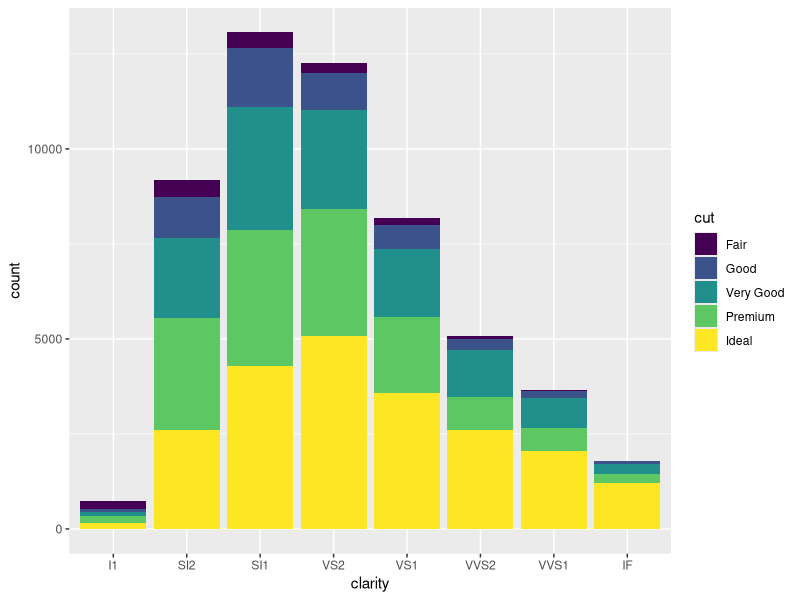
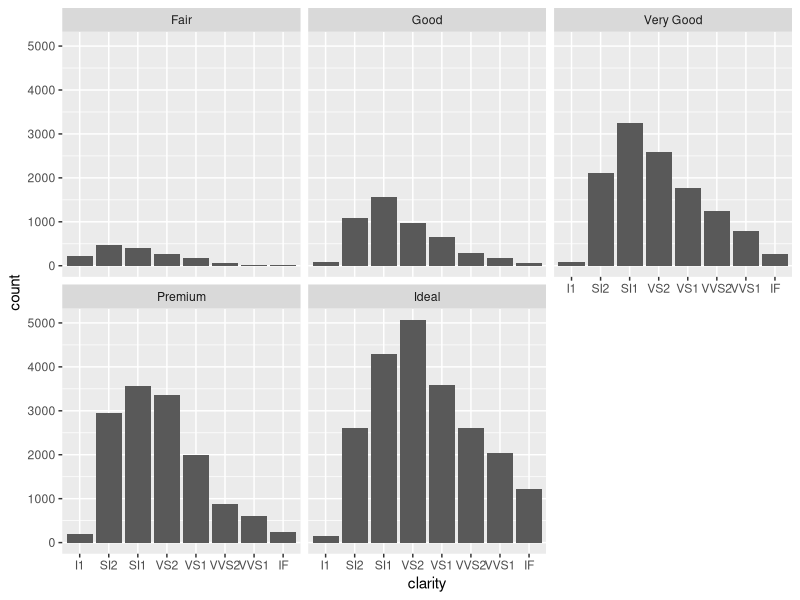
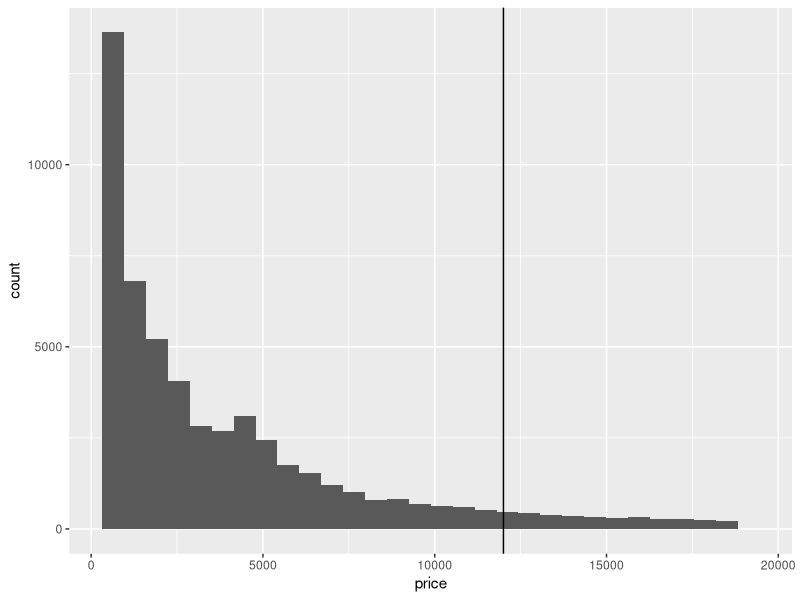
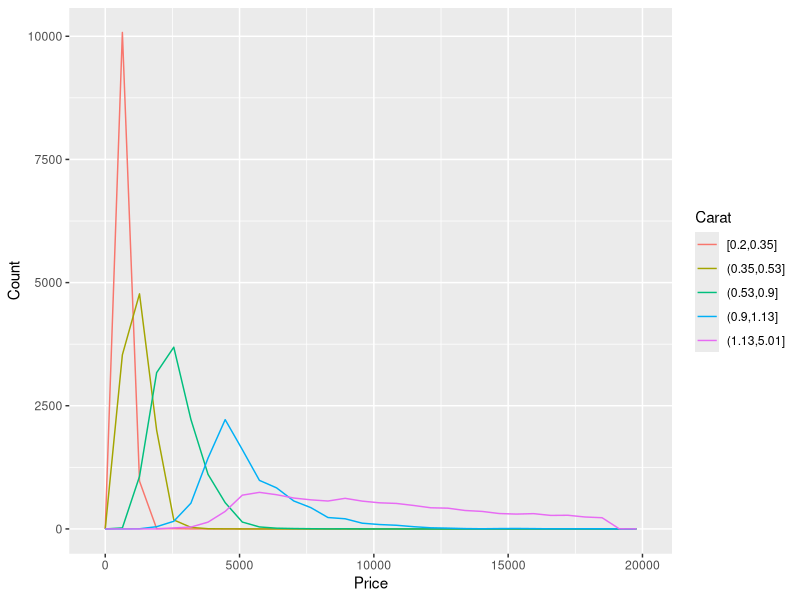
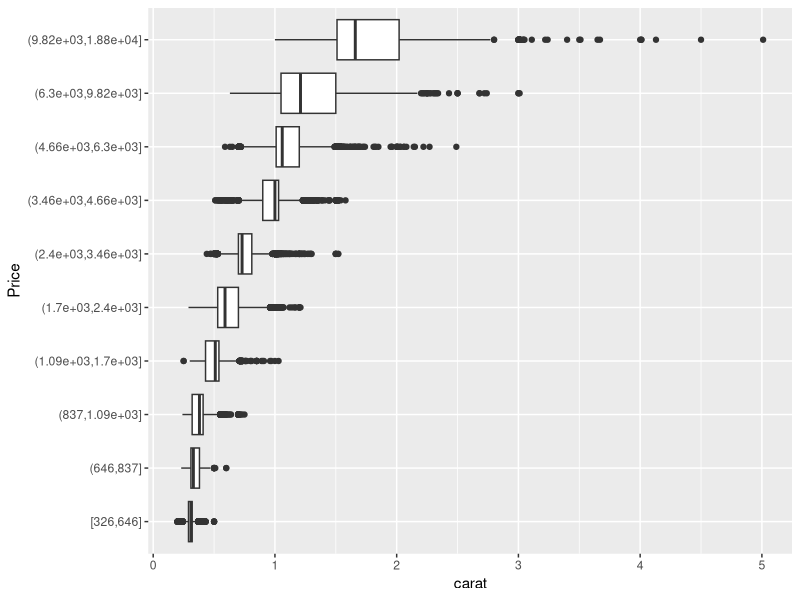
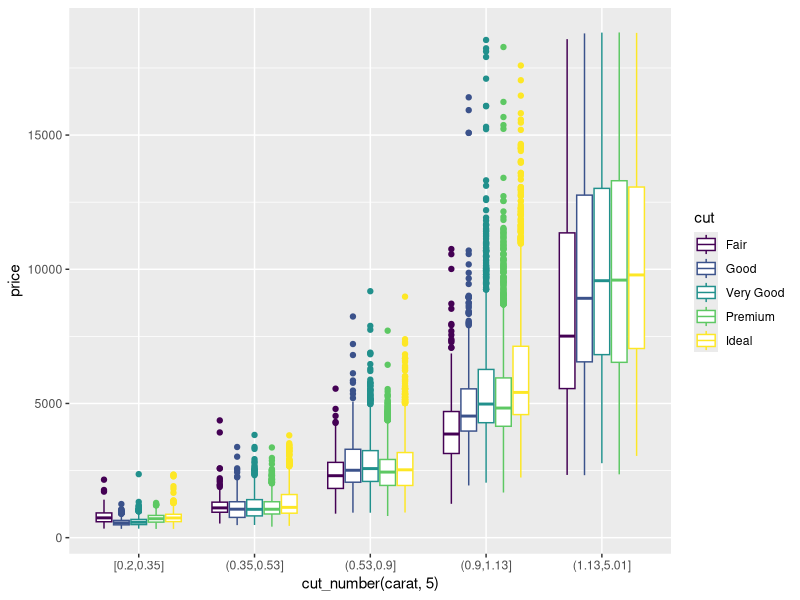

Recreate these plots in R, in order.
#************************************************
# Brandon Cabaleiro
# RCS: cabalb
# RIN: 661648482
# 6000 Level
#
# This R code is for Lab 8. This code will focus
# on output plots from the diamonds data set.
#************************************************

library(ggplot2)

data("diamonds")

head(diamonds)

# output first plot
ggplot(diamonds, aes(clarity, fill=cut)) + 
  geom_bar()

# output second plot
ggplot(diamonds, aes(clarity)) + 
  geom_bar() +
  facet_wrap(~ cut)

# output third plot
ggplot(diamonds) +
  geom_histogram(aes(x=price)) +
  geom_vline(xintercept=12000)

# output fourth plot
ggplot(data=diamonds,
       mapping=aes(color=cut_number(carat, 5), 
                   x=price)) +
  geom_freqpoly() +
  labs(x="Price",
       y="Count",
       color="Carat")

# output fifth plot
ggplot(diamonds,
       aes(x=cut_number(price, 10),y=carat)) +
  geom_boxplot() +
  coord_flip() +
  xlab("Price")

# output sixth plot
ggplot(diamonds,
       aes(x=cut_number(carat, 5), y=price, colour=cut)) +
  geom_boxplot()

